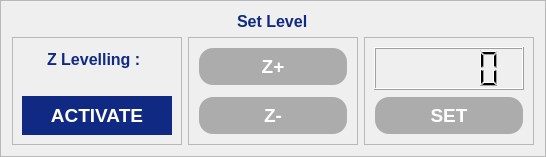
                     <widget class="QFrame" name="setfocusFrame">
                      <property name="styleSheet">
                       <string notr="true">QLabel {
    color: rgb(16, 42, 131);
}</string>
                      </property>
                      <property name="frameShape">
                       <enum>QFrame::Shape::StyledPanel</enum>
                      </property>
                      <property name="frameShadow">
                       <enum>QFrame::Shadow::Raised</enum>
                      </property>
                      <layout class="QVBoxLayout" name="verticalLayout_38" stretch="0,5">
                       <item alignment="Qt::AlignmentFlag::AlignHCenter">
                        <widget class="QLabel" name="label_4">
                         <property name="font">
                          <font>
                           <pointsize>12</pointsize>
                           <bold>true</bold>
                          </font>
                         </property>
                         <property name="text">
                          <string>Set Level</string>
                         </property>
                        </widget>
                       </item>
                       <item>
                        <widget class="QWidget" name="widget_5" native="true">
                         <layout class="QHBoxLayout" name="horizontalLayout_22" stretch="1,2,2">
                          <property name="leftMargin">
                           <number>0</number>
                          </property>
                          <property name="topMargin">
                           <number>0</number>
                          </property>
                          <property name="rightMargin">
                           <number>0</number>
                          </property>
                          <property name="bottomMargin">
                           <number>0</number>
                          </property>
                          <item>
                           <widget class="QFrame" name="flaserFrame">
                            <property name="maximumSize">
                             <size>
                              <width>230</width>
                              <height>16777215</height>
                             </size>
                            </property>
                            <property name="styleSheet">
                             <string notr="true"/>
                            </property>
                            <property name="frameShape">
                             <enum>QFrame::Shape::StyledPanel</enum>
                            </property>
                            <property name="frameShadow">
                             <enum>QFrame::Shadow::Raised</enum>
                            </property>
                            <layout class="QVBoxLayout" name="verticalLayout_39" stretch="2,1">
                             <property name="leftMargin">
                              <number>0</number>
                             </property>
                             <property name="topMargin">
                              <number>0</number>
                             </property>
                             <property name="rightMargin">
                              <number>0</number>
                             </property>
                             <property name="bottomMargin">
                              <number>0</number>
                             </property>
                             <item>
                              <widget class="QWidget" name="widget_6" native="true">
                               <property name="sizePolicy">
                                <sizepolicy hsizetype="Expanding" vsizetype="Expanding">
                                 <horstretch>0</horstretch>
                                 <verstretch>0</verstretch>
                                </sizepolicy>
                               </property>
                               <property name="maximumSize">
                                <size>
                                 <width>220</width>
                                 <height>16777215</height>
                                </size>
                               </property>
                               <layout class="QHBoxLayout" name="horizontalLayout_25" stretch="1">
                                <item>
                                 <widget class="QLabel" name="label_7">
                                  <property name="maximumSize">
                                   <size>
                                    <width>100</width>
                                    <height>16777215</height>
                                   </size>
                                  </property>
                                  <property name="styleSheet">
                                   <string notr="true">QLabel {
    color: rgb(16, 42, 131);
    font-weight: bold;
    font-size: 16px;
    border: none;
}</string>
                                  </property>
                                  <property name="text">
                                   <string>Z Levelling :</string>
                                  </property>
                                 </widget>
                                </item>
                               </layout>
                              </widget>
                             </item>
                             <item>
                              <widget class="QWidget" name="widget_7" native="true">
                               <property name="maximumSize">
                                <size>
                                 <width>220</width>
                                 <height>16777215</height>
                                </size>
                               </property>
                               <layout class="QHBoxLayout" name="horizontalLayout_36">
                                <item>
                                 <widget class="QPushButton" name="flaserPushButton">
                                  <property name="enabled">
                                   <bool>true</bool>
                                  </property>
                                  <property name="sizePolicy">
                                   <sizepolicy hsizetype="Expanding" vsizetype="Expanding">
                                    <horstretch>0</horstretch>
                                    <verstretch>0</verstretch>
                                   </sizepolicy>
                                  </property>
                                  <property name="minimumSize">
                                   <size>
                                    <width>150</width>
                                    <height>0</height>
                                   </size>
                                  </property>
                                  <property name="maximumSize">
                                   <size>
                                    <width>16777215</width>
                                    <height>150</height>
                                   </size>
                                  </property>
                                  <property name="font">
                                   <font>
                                    <pointsize>14</pointsize>
                                    <bold>true</bold>
                                   </font>
                                  </property>
                                  <property name="styleSheet">
                                   <string notr="true">QPushButton {
	color: rgb(255, 255, 255);	
	background-color: rgb(16, 42, 131);
	border-color: transparent;
	border-style: outset;
	border-radius: 20px;
	border-width: 2px;
	padding: 6px;
}

QPushButton:hover {
	color: rgb(16, 42, 131);
	background-color: rgb(167, 198, 229);
	border-color: rgb(16, 42, 131);
}

QPushButton:disabled {
	background-color: rgb(172, 172, 172);
}</string>
                                  </property>
                                  <property name="text">
                                   <string>ACTIVATE</string>
                                  </property>
                                 </widget>
                                </item>
                               </layout>
                              </widget>
                             </item>
                            </layout>
                           </widget>
                          </item>
                          <item>
                           <widget class="QFrame" name="zfocusFrame">
                            <property name="styleSheet">
                             <string notr="true"/>
                            </property>
                            <property name="frameShape">
                             <enum>QFrame::Shape::StyledPanel</enum>
                            </property>
                            <property name="frameShadow">
                             <enum>QFrame::Shadow::Raised</enum>
                            </property>
                            <layout class="QVBoxLayout" name="verticalLayout_40">
                             <property name="spacing">
                              <number>10</number>
                             </property>
                             <item>
                              <widget class="QPushButton" name="fplusPushButton">
                               <property name="enabled">
                                <bool>false</bool>
                               </property>
                               <property name="sizePolicy">
                                <sizepolicy hsizetype="Expanding" vsizetype="Expanding">
                                 <horstretch>0</horstretch>
                                 <verstretch>0</verstretch>
                                </sizepolicy>
                               </property>
                               <property name="minimumSize">
                                <size>
                                 <width>150</width>
                                 <height>0</height>
                                </size>
                               </property>
                               <property name="maximumSize">
                                <size>
                                 <width>16777215</width>
                                 <height>120</height>
                                </size>
                               </property>
                               <property name="font">
                                <font>
                                 <pointsize>14</pointsize>
                                 <bold>true</bold>
                                </font>
                               </property>
                               <property name="styleSheet">
                                <string notr="true">QPushButton {
	color: rgb(255, 255, 255);	
	background-color: rgb(16, 42, 131);
	border-color: transparent;
	border-style: outset;
	border-radius: 15px;
	border-width: 2px;
	padding: 6px;
}

QPushButton:hover {
	color: rgb(16, 42, 131);
	background-color: rgb(167, 198, 229);
	border-color: rgb(16, 42, 131);
}

QPushButton:disabled {
	background-color: rgb(172, 172, 172);
}</string>
                               </property>
                               <property name="text">
                                <string>Z+</string>
                               </property>
                              </widget>
                             </item>
                             <item>
                              <widget class="QPushButton" name="fminusPushButton">
                               <property name="enabled">
                                <bool>false</bool>
                               </property>
                               <property name="sizePolicy">
                                <sizepolicy hsizetype="Expanding" vsizetype="Expanding">
                                 <horstretch>0</horstretch>
                                 <verstretch>0</verstretch>
                                </sizepolicy>
                               </property>
                               <property name="minimumSize">
                                <size>
                                 <width>150</width>
                                 <height>0</height>
                                </size>
                               </property>
                               <property name="maximumSize">
                                <size>
                                 <width>16777215</width>
                                 <height>120</height>
                                </size>
                               </property>
                               <property name="font">
                                <font>
                                 <pointsize>14</pointsize>
                                 <bold>true</bold>
                                </font>
                               </property>
                               <property name="styleSheet">
                                <string notr="true">QPushButton {
	color: rgb(255, 255, 255);	
	background-color: rgb(16, 42, 131);
	border-color: transparent;
	border-style: outset;
	border-radius: 15px;
	border-width: 2px;
	padding: 6px;
}

QPushButton:hover {
	color: rgb(16, 42, 131);
	background-color: rgb(167, 198, 229);
	border-color: rgb(16, 42, 131);
}

QPushButton:disabled {
	background-color: rgb(172, 172, 172);
}</string>
                               </property>
                               <property name="text">
                                <string>Z-</string>
                               </property>
                              </widget>
                             </item>
                            </layout>
                           </widget>
                          </item>
                          <item>
                           <widget class="QFrame" name="fsetFrame">
                            <property name="styleSheet">
                             <string notr="true"/>
                            </property>
                            <property name="frameShape">
                             <enum>QFrame::Shape::StyledPanel</enum>
                            </property>
                            <property name="frameShadow">
                             <enum>QFrame::Shadow::Raised</enum>
                            </property>
                            <layout class="QVBoxLayout" name="verticalLayout_41" stretch="2,1">
                             <item>
                              <widget class="QLCDNumber" name="focusLCDNumber">
                               <property name="sizePolicy">
                                <sizepolicy hsizetype="Expanding" vsizetype="Expanding">
                                 <horstretch>0</horstretch>
                                 <verstretch>0</verstretch>
                                </sizepolicy>
                               </property>
                               <property name="minimumSize">
                                <size>
                                 <width>150</width>
                                 <height>0</height>
                                </size>
                               </property>
                              </widget>
                             </item>
                             <item>
                              <widget class="QPushButton" name="fsetPushButton">
                               <property name="enabled">
                                <bool>false</bool>
                               </property>
                               <property name="sizePolicy">
                                <sizepolicy hsizetype="Expanding" vsizetype="Expanding">
                                 <horstretch>0</horstretch>
                                 <verstretch>0</verstretch>
                                </sizepolicy>
                               </property>
                               <property name="minimumSize">
                                <size>
                                 <width>150</width>
                                 <height>0</height>
                                </size>
                               </property>
                               <property name="maximumSize">
                                <size>
                                 <width>16777215</width>
                                 <height>150</height>
                                </size>
                               </property>
                               <property name="font">
                                <font>
                                 <pointsize>14</pointsize>
                                 <bold>true</bold>
                                </font>
                               </property>
                               <property name="styleSheet">
                                <string notr="true">QPushButton {
	color: rgb(255, 255, 255);	
	background-color: rgb(16, 42, 131);
	border-color: transparent;
	border-style: outset;
	border-radius: 15px;
	border-width: 2px;
	padding: 6px;
}

QPushButton:hover {
	color: rgb(16, 42, 131);
	background-color: rgb(167, 198, 229);
	border-color: rgb(16, 42, 131);
}

QPushButton:disabled {
	background-color: rgb(172, 172, 172);
}</string>
                               </property>
                               <property name="text">
                                <string>SET</string>
                               </property>
                              </widget>
                             </item>
                            </layout>
                           </widget>
                          </item>
                         </layout>
                        </widget>
                       </item>
                      </layout>
                     </widget>
